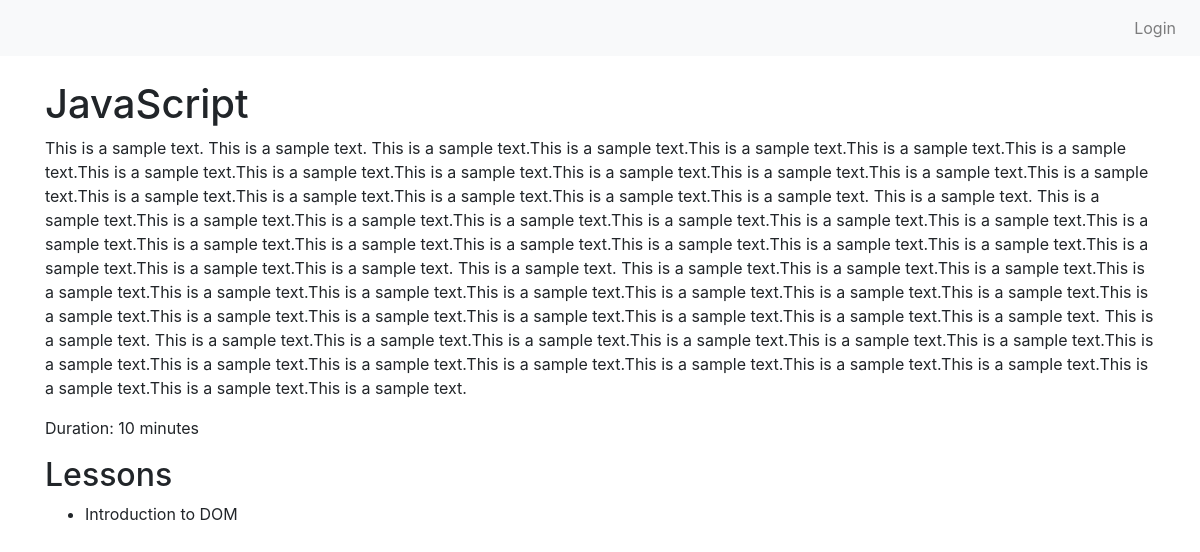
The page /users/course/3/ on the database its author committed.
### learner/models.py (models this page shows, shortened)
class Course(models.Model):
    title = models.CharField(max_length=200)
    description = models.TextField()
    duration = models.IntegerField(help_text="Duration in minutes")

class Lesson(models.Model):
    course = models.ForeignKey(Course, on_delete=models.CASCADE, related_name="lessons")
    title = models.CharField(max_length=200)
    content = models.TextField()
    order = models.IntegerField()

### learner/views.py (the view)
# urls.py: path('course/<int:pk>/', views.CourseDetailView.as_view(), name='course-detail'),
class CourseDetailView(DetailView):
    model = Course
    template_name = 'courses/course_detail.html'
    context_object_name = 'course'

### learner/templates/courses/course_detail.html (shortened to what this page needs)
{% extends "courses/base.html" %}
{% block content %}
<h1>{{ course.title }}</h1>
<p>{{ course.description }}</p>
<p>Duration: {{ course.duration }} minutes</p>
<h2>Lessons</h2>
<ul>
  {% for lesson in course.lessons.all %}
    <li>{{ lesson.title }}</li>
  {% endfor %}
</ul>
{% endblock %}

### rows shown on the page
Course: title "JavaScript", description "This is a sample text. This is a sample text. This is a sample text.This is a sample text.This is a sample text.This is a sample text.This is a sample text.This is a sample text.This is a sample text.This is a sample text.This is a sample text.This is a sample text.This is a sample text.This is a sample text.This is a sample text.This is a sample text.This is a sample text.This is a sample text.This is a sample text. This is a sample text. This is a sample text.This is a sample text.This is a sample text.This is a sample text.This is a sample text.This is a sample text.This is a sample text.This is a sample text.This is a sample text.This is a sample text.This is a sample text.This is a…", duration "10"
Lesson: title "Introduction to DOM"
